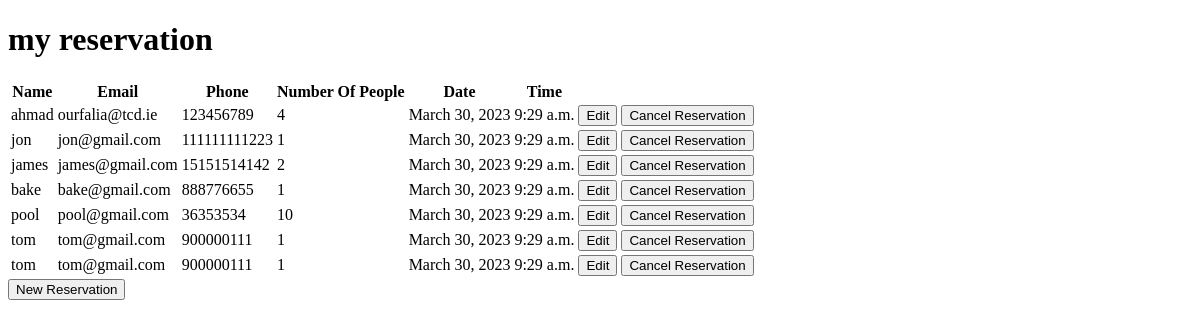
The app's page /bookings/, older data.
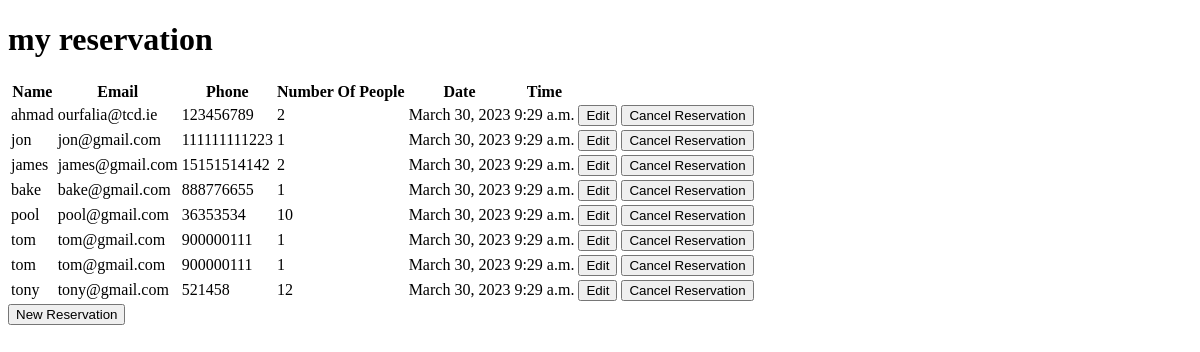
The same page, newer data.
### reservation/models.py (models this page shows, shortened)
class Reservation(models.Model):
    name = models.CharField(max_length=50)
    email = models.EmailField()
    phone = models.IntegerField()
    number_of_persons = models.IntegerField()
    date = models.DateField()
    time = models.TimeField()

### reservation/views.py (the view)
# urls.py: path('bookings/', views.my_reservation, name='bookings'),
def my_reservation(request):
    booking = Reservation.objects.all()
    context = {
        'booking': booking
        }
    return render(request, 'reservation/my_reservation.html', context)

### reservation/templates/reservation/my_reservation.html (shortened to what this page needs)
<!DOCTYPE html>
<html lang="en">
<head>
</head>
<body>
    <h1>my reservation</h1>
    <table>
        <tr>
            <th>Name</th>
            <th>Email</th>
            <th>Phone</th>
            <th>Number Of People</th>
            <th>Date</th>
            <th>Time</th>
        </tr>
        {% for item in booking %}
            <tr>
                <td>{{ item.name }}</td>
                <td>{{ item.email }}</td>
                <td>{{ item.phone }}</td>
                <td>{{ item.number_of_persons }}</td>
                <td>{{ item.date }}</td>
                <td>{{ item.time }}</td>
                <td>
                    <a href="/edit/{{ item.id }}">
                        <button>Edit</button>
                    </a>
                </td>
                <td>
                    <a href="/cancel/{{ item.id }}">
                        <button>Cancel Reservation</button>
                    </a>
                </td>
            </tr>
        {% endfor %}
    </table>
    <a href="/reservation"><button>New Reservation</button></a>
</body>
</html>

Row changes from the older to the newer data that the page shows:
changed Reservation "ahmad": number_of_persons "4" → "2"
added Reservation: name "tony", email "tony@gmail.com", phone "521458", number_of_persons "12", date "March 30, 2023", time "9:29 a.m."
